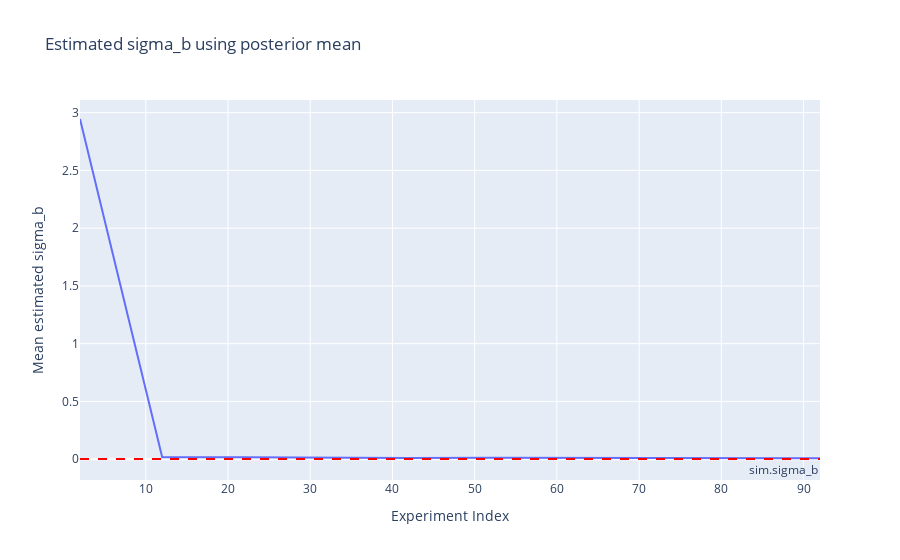

The notebook cell this image was saved under:
### Code cell
# Extract data for plotting
sigma_b_posterior_df = pd.DataFrame(
    {
        "j": list(sigma_b_posterior.keys()),
        "mean_estimate": list(sigma_b_posterior.values()),
    }
)

# Create the plot
fig = px.line(
    sigma_b_posterior_df,
    x="j",
    y="mean_estimate",
    title="Estimated sigma_b using posterior mean",
    labels={"j": "Experiment Index", "mean_estimate": "Mean estimated sigma_b"},
)

# Add a horizontal line at sim.sigma_b
fig.add_hline(
    y=sim.sigma_b,
    line_dash="dash",
    line_color="red",
    annotation_text="sim.sigma_b",
    annotation_position="bottom right",
)

# Show the plot
fig.show()

### Figure 1 — Plotly figure (JSON) as saved in the notebook; plotly's stock layout.template omitted (floating-point values rounded to 4 significant figures)
{"data": [{"hovertemplate": "Experiment Index=%{x}<br>Mean estimated sigma_b=%{y}<extra></extra>", "legendgroup": "", "line": {"color": "#636efa", "dash": "solid"}, "marker": {"symbol": "circle"}, "mode": "lines", "name": "", "orientation": "v", "showlegend": false, "type": "scatter", "x": [2, 12, 22, 32, 42, 52, 62, 72, 82, 92], "xaxis": "x", "y": [2.945, 0.01584, 0.01569, 0.01224, 0.01123, 0.01201, 0.01164, 0.01106, 0.01079, 0.008368], "yaxis": "y"}], "layout": {"annotations": [{"showarrow": false, "text": "sim.sigma_b", "x": 1, "xanchor": "right", "xref": "x domain", "y": 0.001592, "yanchor": "top", "yref": "y"}], "legend": {"tracegroupgap": 0}, "shapes": [{"line": {"color": "red", "dash": "dash"}, "type": "line", "x0": 0, "x1": 1, "xref": "x domain", "y0": 0.001592, "y1": 0.001592, "yref": "y"}], "title": {"text": "Estimated sigma_b using posterior mean"}, "xaxis": {"anchor": "y", "domain": [0, 1], "title": {"text": "Experiment Index"}}, "yaxis": {"anchor": "x", "domain": [0, 1], "title": {"text": "Mean estimated sigma_b"}}}}
